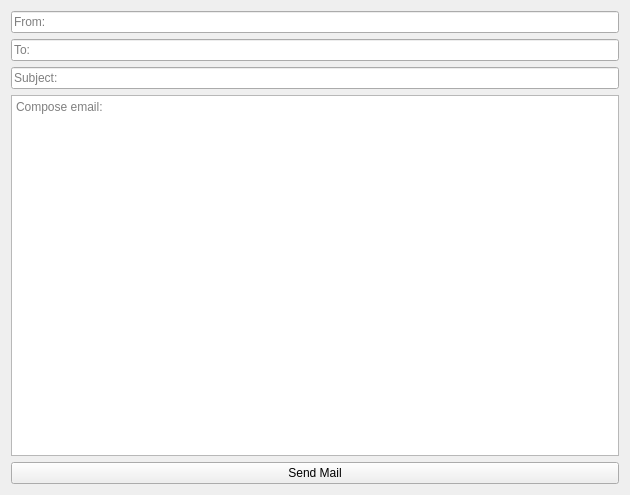
<?xml version="1.0" encoding="UTF-8"?>
<ui version="4.0">
 <class>MailServer</class>
 <widget class="QWidget" name="MailServer">
  <property name="geometry">
   <rect>
    <x>0</x>
    <y>0</y>
    <width>630</width>
    <height>495</height>
   </rect>
  </property>
  <property name="windowTitle">
   <string>GTUVirtualOS Mail Box</string>
  </property>
  <layout class="QGridLayout" name="gridLayout">
   <item row="0" column="0">
    <layout class="QVBoxLayout" name="verticalLayout">
     <item>
      <widget class="QLineEdit" name="from">
       <property name="placeholderText">
        <string>From:</string>
       </property>
      </widget>
     </item>
     <item>
      <widget class="QLineEdit" name="to">
       <property name="placeholderText">
        <string>To:</string>
       </property>
      </widget>
     </item>
     <item>
      <widget class="QLineEdit" name="subject">
       <property name="placeholderText">
        <string>Subject:</string>
       </property>
      </widget>
     </item>
     <item>
      <widget class="QPlainTextEdit" name="composeMail">
       <property name="placeholderText">
        <string>Compose email:</string>
       </property>
      </widget>
     </item>
    </layout>
   </item>
   <item row="1" column="0">
    <widget class="QPushButton" name="pushButton">
     <property name="text">
      <string>Send Mail</string>
     </property>
    </widget>
   </item>
  </layout>
 </widget>
 <resources/>
 <connections/>
</ui>
